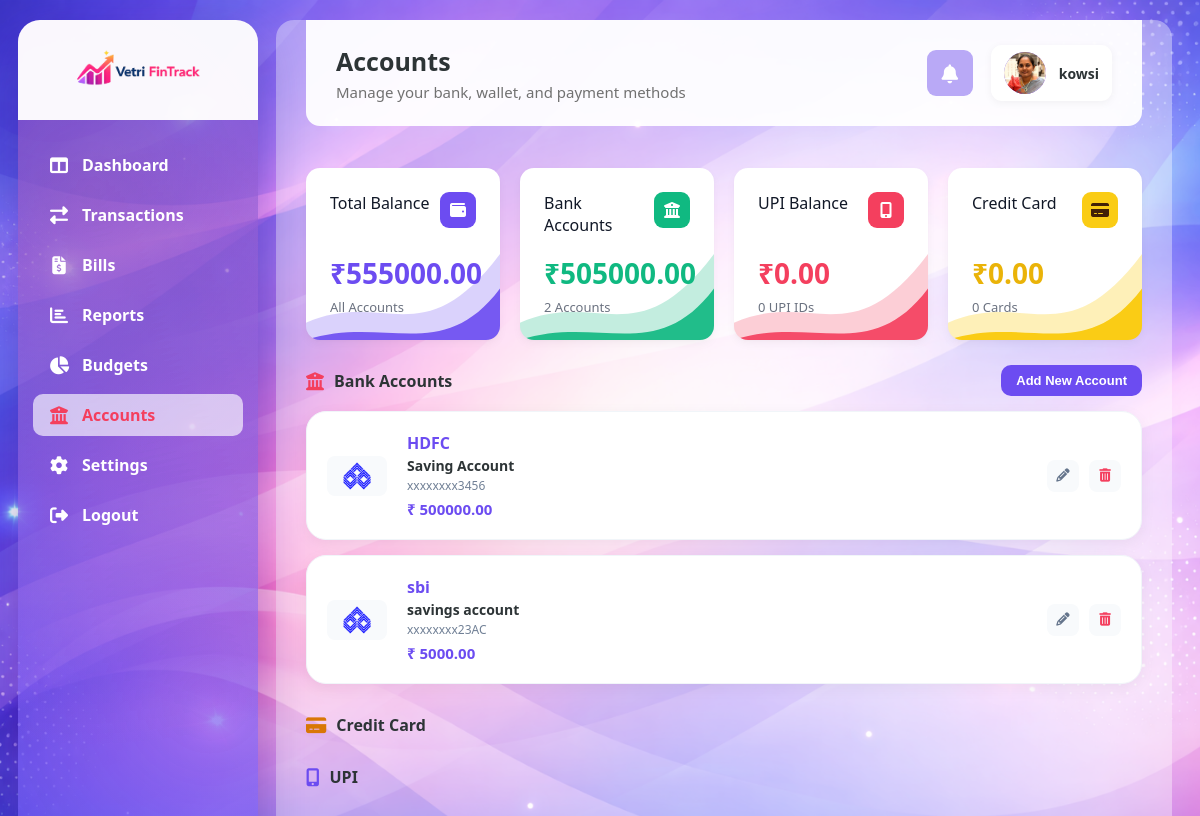
Page /accounts/ (signed in) on the committed database.
### dashboard/models.py (models this page shows, shortened)
class UserProfile(models.Model):
    user = models.OneToOneField(User, on_delete=models.CASCADE, related_name='profile')
    income_source = models.CharField(max_length=50, blank=True, null=True)
    monthly_income = models.DecimalField(max_digits=12, decimal_places=2, blank=True, null=True)
    money_management_methods = models.JSONField(default=list, blank=True, null=True)
    phone_number = models.CharField(max_length=20, blank=True, null=True)
    currency = models.CharField(max_length=10, default='INR')
    two_factor_auth = models.BooleanField(default=False)
    bill_reminders = models.BooleanField(default=True)
    budget_alerts = models.BooleanField(default=True)
    transaction_alerts = models.BooleanField(default=False)
    upi_connected = models.BooleanField(default=True)
    bank_account_connected = models.BooleanField(default=True)
    profile_picture = models.ImageField(upload_to='profile_pics/', blank=True, null=True)
    onboarding_completed = models.BooleanField(default=False)
    created_at = models.DateTimeField(auto_now_add=True)

class Account(models.Model):
    user = models.ForeignKey(User, on_delete=models.CASCADE, related_name='accounts')
    type = models.CharField(max_length=50, choices=[('bank', 'Bank'), ('upi', 'UPI'), ('wallet', 'Wallet'), ('credit_card', 'Credit Card')])
    account_holder_name = models.CharField(max_length=200, blank=True, null=True)
    account_type = models.CharField(max_length=100, blank=True, null=True)
    account_number = models.CharField(max_length=100, blank=True, null=True)
    provider = models.CharField(max_length=100, blank=True, null=True)
    initial_balance = models.DecimalField(max_digits=12, decimal_places=2, default=0)
    created_at = models.DateTimeField(auto_now_add=True)

### dashboard/views.py (the view)
# urls.py: path('accounts/', views.accounts_view, name='accounts'),
def accounts_view(request):
    if not request.user.is_authenticated:
        return redirect('login')
    profile = get_or_create_profile(request.user)
    account_holder = request.user.first_name or request.user.username
    accounts = Account.objects.filter(user=request.user).order_by('-created_at')
    if accounts.exists():
        account_holder = accounts.first().account_holder_name or account_holder
    transactions = Transaction.objects.filter(user=request.user).select_related('category')
    total_income = transactions.filter(category__type='income').aggregate(Sum('amount'))['amount__sum'] or Decimal('0')
    if profile.monthly_income:
        total_income += profile.monthly_income
    total_expense = transactions.filter(category__type='expense').aggregate(Sum('amount'))['amount__sum'] or Decimal('0')
    account_balance = sum((item.initial_balance for item in accounts), Decimal('0'))
    total_balance = account_balance + total_income - total_expense
    bank_accounts = accounts.filter(type='bank')
    upi_accounts = accounts.filter(type='upi')
    credit_cards = accounts.filter(type='credit_card')
    bank_balance = sum((item.initial_balance for item in bank_accounts), Decimal('0'))
    upi_balance = sum((item.initial_balance for item in upi_accounts), Decimal('0'))
    credit_balance = sum((item.initial_balance for item in credit_cards), Decimal('0'))
    context = {
        'profile': profile,
        'account_holder': account_holder,
        'accounts': accounts,
        'total_balance': total_balance,
        'bank_balance': bank_balance,
        'upi_balance': upi_balance,
        'credit_balance': credit_balance,
        'bank_accounts': bank_accounts,
        'upi_accounts': upi_accounts,
        'credit_cards': credit_cards,
        'total_accounts': accounts.count(),
        'bank_count': bank_accounts.count(),
        'upi_count': upi_accounts.count(),
        'credit_count': credit_cards.count(),
        'account_form': AccountForm(),
    }
    return render(request, 'accounts.html', context)

### dashboard/context_processors.py (called while the page is built)
def notifications_processor(request):
    if request.user.is_authenticated:
        unread_notifications = Notification.objects.filter(user=request.user, status='pending').order_by('-created_at')[:5]
        unread_count = Notification.objects.filter(user=request.user, status='pending').count()
        return {
            'recent_notifications': unread_notifications,
            'unread_notifications_count': unread_count,
        }
    return {}

### dashboard/views.py (called while the page is built)
def get_or_create_profile(user):
    profile, created = UserProfile.objects.get_or_create(user=user)
    return profile

### templates/accounts.html (shortened to what this page needs)
{% extends 'base_dashboard.html' %}
{% load static %}
{% block extra_head %}
<link rel="stylesheet" href="{% static 'css/accounts.css' %}">
{% endblock %}
{% block page_title %}Accounts{% endblock %}
{% block page_subtitle %}Manage your bank, wallet, and payment methods{% endblock %}
{% block content %}
<div class="accounts-container">
    <div class="accounts-summary-grid">
        <div class="summary-card card-balance">
            <div class="card-header">
                <div class="card-title">Total Balance</div>
                <div class="card-icon"><i class="fas fa-wallet"></i></div>
            </div>
            <div class="card-amount">₹{{ total_balance|floatformat:2 }}</div>
            <div class="card-label">All Accounts</div>
        </div>
        <div class="summary-card card-income">
            <div class="card-header">
                <div class="card-title">Bank Accounts</div>
                <div class="card-icon"><i class="fas fa-university"></i></div>
            </div>
            <div class="card-amount">₹{{ bank_balance|floatformat:2 }}</div>
            <div class="card-label">{{ bank_count }} Account{{ bank_count|pluralize }}</div>
        </div>
        <div class="summary-card card-expense">
            <div class="card-header">
                <div class="card-title">UPI Balance</div>
                <div class="card-icon"><i class="fas fa-mobile-alt"></i></div>
            </div>
            <div class="card-amount">₹{{ upi_balance|floatformat:2 }}</div>
            <div class="card-label">{{ upi_count }} UPI ID{{ upi_count|pluralize }}</div>
        </div>
        <div class="summary-card card-savings">
            <div class="card-header">
                <div class="card-title">Credit Card</div>
                <div class="card-icon"><i class="fas fa-credit-card"></i></div>
            </div>
            <div class="card-amount">₹{{ credit_balance|floatformat:2 }}</div>
            <div class="card-label">{{ credit_count }} Card{{ credit_count|pluralize }}</div>
        </div>
    </div>
    <div class="account-section">
        <div class="section-header">
            <div class="section-title">
                <i class="fas fa-university color-bank"></i>
                <span>Bank Accounts</span>
            </div>
            <button class="add-account-btn" onclick="openAddModal('bank')">Add New Account</button>
        </div>
        <div class="account-list">
            {% for acc in bank_accounts %}
            <div class="account-card">
                <div class="account-left">
                    <img src="{% static 'images/indian-overseas-bank-logo-png_seeklogo-423270.png' %}" alt="Bank" class="provider-logo" onerror="this.src='{% static 'images/Bank.png' %}'">
                    <div class="account-info">
                        <h4>{{ acc.provider }}</h4>
                        <p>{{ acc.account_type|default:"Saving Account" }}</p>
                        <div class="sub-text">xxxxxxxx{{ acc.account_number|slice:"-4:" }}</div>
                        <div class="balance">₹ {{ acc.initial_balance|floatformat:2 }}</div>
                    </div>
                </div>
                <div class="account-actions">
                    <button class="action-btn color-edit" onclick="openEditModal('{{ acc.id }}', 'bank', '{{ acc.provider }}', '{{ acc.account_type }}', '{{ acc.account_number }}', '{{ acc.initial_balance }}', '{{ acc.account_holder_name }}')"><i class="fas fa-pencil-alt"></i></button>
                    <form method="POST" action="{% url 'delete_account' acc.id %}" style="display: inline;" onsubmit="return confirm('Are you sure you want to delete this account?');">
                        <button type="submit" class="action-btn color-delete"><i class="fas fa-trash-alt"></i></button>
                    </form>
                </div>
            </div>
            {% endfor %}
        </div>
    </div>
    <div class="account-section">
        <div class="section-header">
            <div class="section-title">
                <i class="fas fa-credit-card color-credit"></i>
                <span>Credit Card</span>
            </div>
        </div>
    </div>
    <div class="account-section">
        <div class="section-header">
            <div class="section-title">
                <i class="fas fa-mobile-alt color-upi"></i>
                <span>UPI</span>
            </div>
        </div>
    </div>
</div>
{% endblock %}

### templates/base_dashboard.html (shortened to what this page needs)
<!DOCTYPE html>
<html lang="en">
<head>
    <link rel="stylesheet" href="https://cdnjs.cloudflare.com/ajax/libs/font-awesome/6.4.0/css/all.min.css">
    <link rel="stylesheet" href="/static/css/new_dashboard.css?v=1.2">
    {% block extra_head %}{% endblock %}
</head>
<body>
    <div class="dashboard-wrapper">
        <aside class="sidebar">
            <div class="logo">
                <img src="/static/images/vetrilogo.png" alt="Vetri PinTrack logo">
            </div>
            <nav class="nav-menu">
                {% url 'dashboard' as dash_url %}
                <a href="{{ dash_url }}" class="nav-item {% if request.path == dash_url %}active{% endif %}"><i class="fas fa-columns"></i><span>Dashboard</span></a>
                {% url 'transactions' as transactions_url %}
                <a href="{{ transactions_url }}" class="nav-item {% if request.path == transactions_url %}active{% endif %}"><i class="fas fa-exchange-alt"></i><span>Transactions</span></a>
                {% url 'bills' as bills_url %}
                <a href="{{ bills_url }}" class="nav-item {% if request.path == bills_url %}active{% endif %}"><i class="fas fa-file-invoice-dollar"></i><span>Bills</span></a>
                {% url 'reports' as reports_url %}
                <a href="{{ reports_url }}" class="nav-item {% if request.path == reports_url %}active{% endif %}"><i class="fas fa-chart-bar"></i><span>Reports</span></a>
                {% url 'budgets' as budgets_url %}
                <a href="{{ budgets_url }}" class="nav-item {% if request.path == budgets_url %}active{% endif %}"><i class="fas fa-chart-pie"></i><span>Budgets</span></a>
                {% url 'accounts' as accounts_url %}
                <a href="{{ accounts_url }}" class="nav-item {% if request.path == accounts_url %}active{% endif %}"><i class="fas fa-university"></i><span>Accounts</span></a>
                {% url 'settings' as settings_url %}
                <a href="{{ settings_url }}" class="nav-item {% if request.path == settings_url %}active{% endif %}"><i class="fas fa-cog"></i><span>Settings</span></a>
                <a href="{% url 'logout' %}" class="nav-item"><i class="fas fa-sign-out-alt"></i><span>Logout</span></a>
            </nav>
        </aside>
        <main class="main-content">
            <header class="top-bar">
                <div>
                    <h1 class="page-title">{% block page_title %}Dashboard{% endblock %}</h1>
                    <p class="page-subtitle">{% block page_subtitle %}Welcome back! Here's your financial overview{% endblock %}</p>
                </div>
                <div class="top-right">
                    <div class="notifications-wrapper" style="position: relative;">
                        <div class="notifications-btn" id="notifToggle" style="cursor: pointer; position: relative;">
                            <i class="fas fa-bell"></i>
                        </div>
                    </div>
                    <div class="user-profile">
                        <div class="user-avatar">
                            {% if profile.profile_picture %}
                                <img src="{{ profile.profile_picture.url }}" alt="User Avatar" style="width: 100%; height: 100%; border-radius: 50%; object-fit: cover;">
                            {% elif profile.user.first_name and profile.user.last_name %}
                                <img src="https://ui-avatars.com/api/?name={{ profile.user.first_name }}+{{ profile.user.last_name }}&background=random&color=fff" alt="User Avatar" style="width: 100%; height: 100%; border-radius: 50%;">
                            {% else %}
                                <img src="/static/images/default_avatar.jpg" onerror="this.src='https://ui-avatars.com/api/?name={{ account_holder }}&background=random&color=fff';" alt="User Avatar" style="width: 100%; height: 100%; border-radius: 50%; object-fit: cover;">
                            {% endif %}
                        </div>
                        <span class="user-name">{{ account_holder }}</span>
                    </div>
                </div>
            </header>
            {% block content %}
            {% endblock %}
        </main>
    </div>
</body>
</html>

### static/css/accounts.css (style rules this page uses)
.accounts-container { padding: 20px 0; }
.account-section { margin-bottom: 30px; }
.section-header { display: flex; justify-content: space-between; align-items: center; margin-bottom: 15px; }
.section-title { display: flex; align-items: center; gap: 10px; font-size: 16px; font-weight: 700; color: #2d3436; }
.section-title i { font-size: 18px; }
.color-bank { color: #F43F5E; }
.color-credit { color: #D97706; }
.color-upi { color: #6C4CF1; }
.add-account-btn { background: #6C4CF1; color: white; border: none; padding: 8px 15px; border-radius: 10px; font-weight: 600; font-size: 13px; cursor: pointer; transition: all 0.3s ease; }
.account-card { background: white; border-radius: 20px; padding: 20px; margin-bottom: 15px; display: flex; justify-content: space-between; align-items: center; box-shadow: 0 4px 15px rgba(0,0,0,0.05); border: 1px solid #f1f5f9; }
.account-left { display: flex; align-items: center; gap: 20px; }
.provider-logo { width: 60px; height: 40px; object-fit: contain; background: #f8fafc; padding: 5px; border-radius: 8px; }
.account-info h4 { font-size: 16px; font-weight: 700; color: #6C4CF1; margin-bottom: 2px; }
.account-info p { font-size: 14px; font-weight: 600; color: #2d3436; margin-bottom: 2px; }
.account-info .sub-text { font-size: 12px; color: #718096; }
.account-info .balance { font-size: 15px; font-weight: 700; color: #6C4CF1; margin-top: 5px; }
.account-actions { display: flex; gap: 10px; }
.action-btn { width: 32px; height: 32px; border-radius: 8px; display: flex; align-items: center; justify-content: center; border: none; cursor: pointer; background: #f8fafc; color: #64748b; transition: all 0.2s; }

### rows in the picture
UserProfile: profile_picture (picture)
Account: account_holder_name "kowsi", provider "HDFC", account_type "Saving Account", account_number "3456", initial_balance "500000.00"
Account: provider "sbi", account_type "savings account", account_number "23AC", initial_balance "5000.00"

### other values in the picture
{{ total_balance|floatformat:2 }} "555000.00"
{{ bank_balance|floatformat:2 }} "505000.00"
{{ bank_count }} "2"
{{ upi_balance|floatformat:2 }} "0.00"
{{ upi_count }} "0"
{{ credit_balance|floatformat:2 }} "0.00"
{{ credit_count }} "0"
